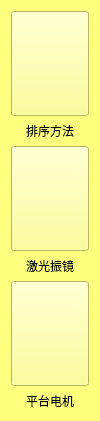
  <widget class="QWidget" name="w_para_btn" native="true">
   <property name="geometry">
    <rect>
     <x>10</x>
     <y>10</y>
     <width>100</width>
     <height>421</height>
    </rect>
   </property>
   <property name="minimumSize">
    <size>
     <width>100</width>
     <height>0</height>
    </size>
   </property>
   <property name="styleSheet">
    <string notr="true">background-color: rgb(255, 255, 127);</string>
   </property>
   <layout class="QVBoxLayout" name="verticalLayout">
    <item>
     <widget class="QPushButton" name="btn_para_sort">
      <property name="sizePolicy">
       <sizepolicy hsizetype="Expanding" vsizetype="Expanding">
        <horstretch>0</horstretch>
        <verstretch>0</verstretch>
       </sizepolicy>
      </property>
      <property name="styleSheet">
       <string notr="true">border-image: url(:/prefix/resource/sort.bmp);</string>
      </property>
      <property name="text">
       <string/>
      </property>
      <property name="iconSize">
       <size>
        <width>16</width>
        <height>16</height>
       </size>
      </property>
      <property name="autoExclusive">
       <bool>true</bool>
      </property>
     </widget>
    </item>
    <item>
     <widget class="QLabel" name="lb_para_sort">
      <property name="text">
       <string>排序方法</string>
      </property>
      <property name="alignment">
       <set>Qt::AlignCenter</set>
      </property>
     </widget>
    </item>
    <item>
     <widget class="QPushButton" name="btn_para_scan">
      <property name="sizePolicy">
       <sizepolicy hsizetype="Expanding" vsizetype="Expanding">
        <horstretch>0</horstretch>
        <verstretch>0</verstretch>
       </sizepolicy>
      </property>
      <property name="styleSheet">
       <string notr="true">border-image: url(:/prefix/resource/scan.bmp);</string>
      </property>
      <property name="text">
       <string/>
      </property>
     </widget>
    </item>
    <item>
     <widget class="QLabel" name="lb_para_scan">
      <property name="text">
       <string>激光振镜</string>
      </property>
      <property name="alignment">
       <set>Qt::AlignCenter</set>
      </property>
     </widget>
    </item>
    <item>
     <widget class="QPushButton" name="btn_para_motor">
      <property name="sizePolicy">
       <sizepolicy hsizetype="Expanding" vsizetype="Expanding">
        <horstretch>0</horstretch>
        <verstretch>0</verstretch>
       </sizepolicy>
      </property>
      <property name="styleSheet">
       <string notr="true">border-image: url(:/prefix/resource/motor.bmp);</string>
      </property>
      <property name="text">
       <string/>
      </property>
     </widget>
    </item>
    <item>
     <widget class="QLabel" name="lb_para_motor">
      <property name="text">
       <string>平台电机</string>
      </property>
      <property name="alignment">
       <set>Qt::AlignCenter</set>
      </property>
     </widget>
    </item>
   </layout>
  </widget>
